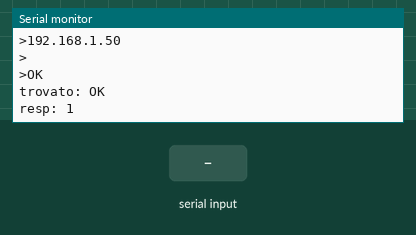
Simulated run of this sketch. Board: Arduino Uno, built with avr-gcc and run on an emulated ATmega328P. Shown: the last lines printed to the serial monitor. Inputs (shaded band) come from the test bench. The modem accepts every AT command (registered, SIM ready, sends succeed) and sends nothing else.

Above: at 4.2 s.
4.3 s: "ERROR\n" received over the second serial link
At 5.5 s:
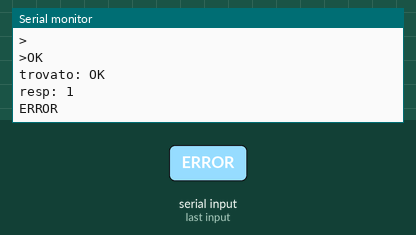
5.8 s: "*\n" received over the second serial link
At 6.6 s:
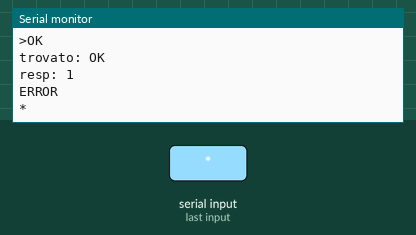
7.3 s: "1\n" received over the second serial link
At 7.8 s:
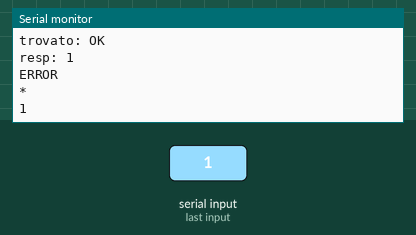

The sketch:

term_20220510.ino
```cpp
#include <SoftwareSerial.h>

int sendCommand(String cmd, String ans = "OK");

SoftwareSerial modem(3, 2);

void setup() {
  Serial.begin(115200);
  modem.begin(9600);
  Serial.println("term pronto\n");

  int n = sendCommand("AT");
  Serial.print("resp: ");Serial.println(n);
  n = sendCommand("AT+CREG?", "OK");
  Serial.print("resp: ");Serial.println(n);
  n = sendCommand("AT+CIPSHUT", "SHUT OK");
  Serial.print("resp: ");Serial.println(n);
  n = sendCommand("AT+CGATT=1", "OK");
  Serial.print("resp: ");Serial.println(n);
  n = sendCommand("AT+CSTT=\"TM\"", "OK");
  Serial.print("resp: ");Serial.println(n);
  n = sendCommand("AT+CIICR", "OK");
  Serial.print("resp: ");Serial.println(n);
  delay(3000);
  n = sendCommand("AT+CIFSR", "OK");
  Serial.print("resp: ");Serial.println(n);

}

void loop() {
  if (modem.available()) {
    Serial.write(modem.read());
  }
  if (Serial.available()) {
    modem.write(Serial.read());
  }
}

int sendCommand(String cmd, String ans = "OK"){
  //invia il comando AT al modem
  Serial.print("->");Serial.println(cmd);
  modem.println(cmd);

  //timer per il timeout
  unsigned long t1 = millis();

  String line;
  while(true) {
    if (modem.available()) {
      char c = modem.read();
      //Serial.write(c);
      if (c == '\n') {
        Serial.print(">");Serial.println(line);
        //elaboro la linea
        if (line == ans) {
          Serial.print("trovato: ");Serial.println(ans);
          return 1;
        } else if (line.indexOf("ERROR") >= 0) {
          Serial.print("trovato: errore!");
          return 0;
        } else if ((ans == "*") && (line.length() > 0)) {
          Serial.print("any line");
          return 2;
        }
        line = "";
      } else if (c == '\r') {

      } else {
        line += c;
      }
    }
    //timeout
    if ((millis() - t1) > 10000l) {
      Serial.println("timeout modem");
      return -1;
    }
  }
}
```

Measured:
- after the input at 4.3 s, the serial monitor: prints a new line at once (image 1)
- after the input at 5.8 s, the serial monitor: prints a new line at once (image 2)
- after the input at 7.3 s, the serial monitor: prints a new line at once (image 3)
